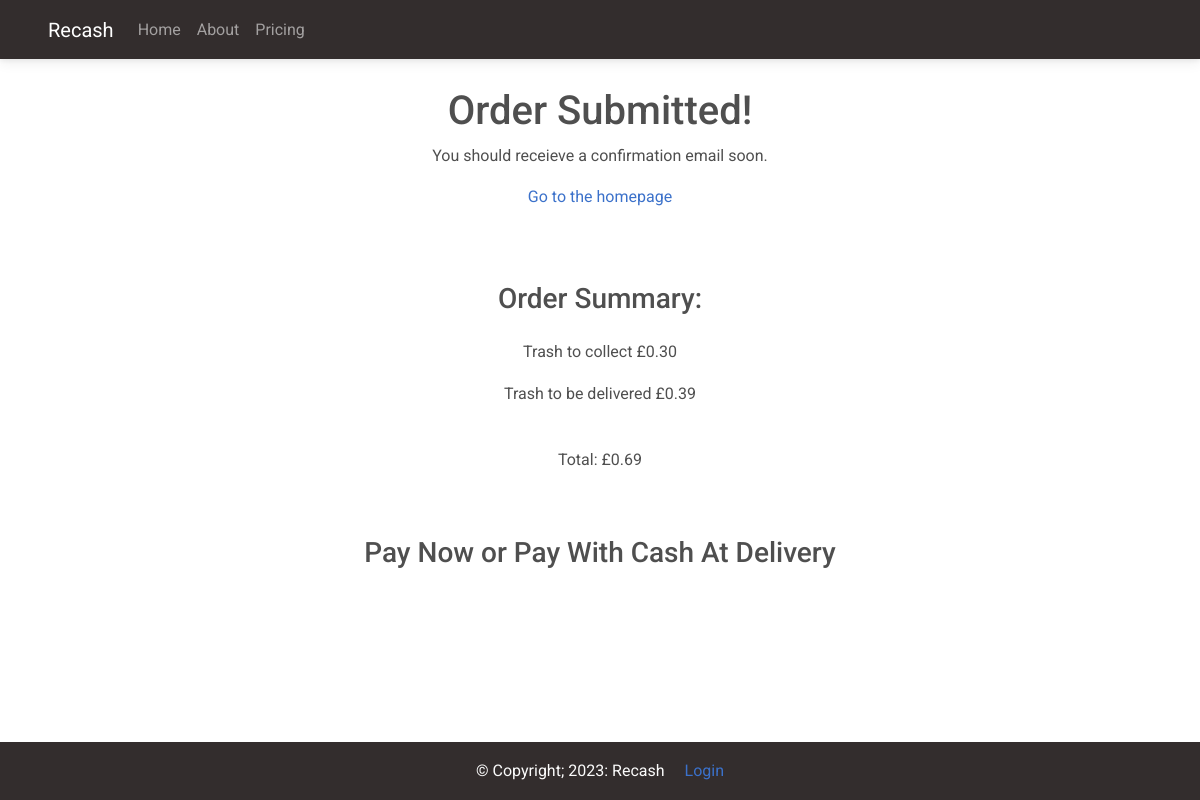
/order-confirmation/15, run on the app's committed database.
### client/models.py (models this page shows, shortened)
class MenuItem(models.Model):
    name = models.CharField(max_length=100)
    description = models.TextField()
    image = models.ImageField(upload_to='menu_images/')
    price = models.DecimalField(max_digits=5, decimal_places=2)
    category = models.ManyToManyField('Category', related_name='item')

class OrderModel(models.Model):
    created_on = models.DateTimeField(auto_now_add=True)
    price = models.DecimalField(max_digits=7, decimal_places=2)
    items = models.ManyToManyField(
        'MenuItem', related_name='order', blank=True)
    name = models.CharField(max_length=50, blank=True)
    email = models.EmailField(max_length=50, blank=True)
    street = models.CharField(max_length=50, blank=True)
    city = models.CharField(max_length=50, blank=True)
    state = models.CharField(max_length=15, blank=True)
    zip_code = models.IntegerField(blank=True, null=True)
    is_paid = models.BooleanField(default=False)

### client/views.py (the view, shortened to what this page needs)
# urls.py: path('order-confirmation/<int:pk>', OrderConfirmation.as_view(), name= 'order-confirmation'),
class OrderConfirmation(View):
    def get(self, request, pk, *args, **kwargs):
        order = OrderModel.objects.get(pk=pk)
        context = {
            'pk': order.pk,
            'items': order.items,
            'price': order.price,
        }
        return render(request, 'client/order_confirmation.html', context)

### client/templates/client/order_confirmation.html (shortened to what this page needs)
{% extends 'client/base.html' %}
{% block content %}
<div class="container mb-5">
  <div class="row justify-content-center mt-1">
    <div class="col-md-5 col-sm-12 p-4 text-center">
      <h1>Order Submitted!</h1>
      <p>You should receieve a confirmation email soon.</p>
      <a href="{% url 'index' %}">Go to the homepage</a>
    </div>
  </div>
  <div class="row justify-content-center mt-5">
    <div class="col-md-5 col-sm-12 text-center">
      <h3 class="pb-3">Order Summary:</h3>
      {% for item in items.all %}
      <p>{{ item.name }} <span class="pl-3">£{{ item.price }}</span></p>
      {% endfor %}
      <p class="font-weight-bold pt-4">Total: £{{ price }}</p>
    </div>
    <div class="row justify-content-center pt-5 pb-2">
      <div class="col-md-6 text-center">
        <h3>Pay Now or Pay With Cash At Delivery</h3>
      </div>
    </div>
    <div class="row justify-content-center pb-5">
    </div>
  </div>
</div>
{% endblock content %}

### data on the page
MenuItem: name "Trash to collect", price "0.30"
MenuItem: name "Trash to be delivered", price "0.39"
OrderModel: price "0.69"
